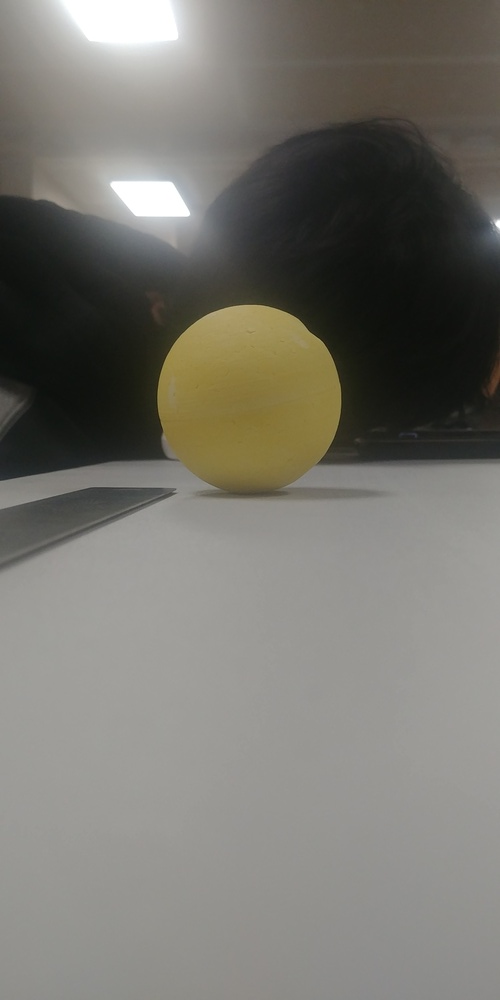
#> input picture PowerCellImages/12-in pic.jpg, 500 x 1000 px, shrunk from 2080 x 4160 before the run; its folder holds only this picture in this run
$ python 'TaskL_-_Cycle images power cells.py'   (older library calls are emulated)
#> lines starting #> are read from the running program, lines starting #| are printed output that depends on the picture; after the words box and inside, x2 and y2 are one past the last pixel; in counts of white or black regions, pixels touching at a corner belong together; long printed decimals are rounded
# This is a pseudo code file for Merge Robotics, 2020, Infinite Recharge
# This is task L - > Sample and Cycle Images in Folder.
# We are going to continue towards our objective of a tool for season kickoff
# This pseudo file is a reasonable attempt at cycling through a folder and
# displaying all the images (png or jpg only, our decision) navigating with up/down
# arrow keys, and exiting with esc key or q.


#L2 in brian branch can do different masking techniques

# imports
import numpy as np
import cv2
from pathlib import Path
import os
import glob

# select folder of interest
#folder = str(Path(__file__).parent.parent / 'CalibrationImages')
folder = "/Users/rachellucyshyn/Documents/GitHub/Vision2020-Competition/PowerCellImages"

# read and filter file names
filenames1 = glob.glob(folder + '/' + '*.[jJ][pP][gG]')
filenames2 = glob.glob(folder + '/' + '*.[jJ][pP][eE][gG]')
filenames3 = glob.glob(folder + '/' + '*.[pP][nN][gG]')
filenames = filenames1 + filenames2 + filenames3

# set index of files

i = 0

# begin loop
while(True):
    print('beginning of loop, i =', i)

    ## read file
    ##img = cv2.imread(filenames[i])

    ## display files
    ##cv2.imshow('img', img)

    #colours
    purple = (165, 0, 120)
    blue = (255, 0, 0)
    green = (0, 255, 0)
    red = (0, 0, 255)


    # load color image with string
    imgBGRInput = cv2.imread(filenames[i])
#> imgBGRInput is the input picture: shape (1000, 500, 3); mean B, G, R 110.7, 117.7, 119.6

    # display color image to screen
    cv2.imshow('Original Image', imgBGRInput) #window-title= what the window says at top

    # Convert BGR to HSV
    imgHSVinput = cv2.cvtColor(imgBGRInput, cv2.COLOR_BGR2HSV)
#> imgHSVinput: shape (1000, 500, 3); mean H, S, V 30.2, 24.7, 120.1

    # Define range of colour in HSV (colour wheel- hue divide by 2 cause python is weird)
    lower_yellow = np.array([10,100,100]) #hue/saturation/value (how much black or white)
    upper_yellow = np.array([40,255,255]) # 255= zero black zero white

    # Threshold the HSV image to get only yellow colors
    imgBinaryMask = cv2.inRange(imgHSVinput, lower_yellow, upper_yellow)
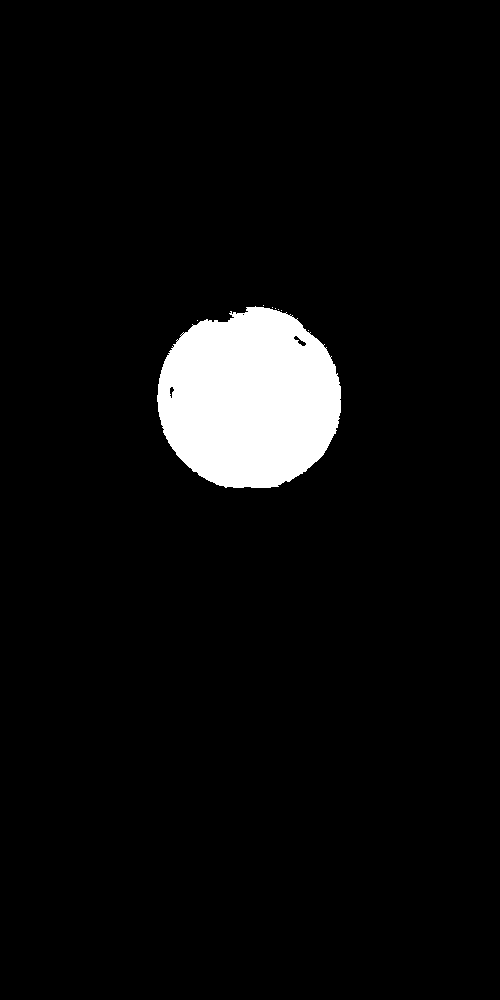
#> imgBinaryMask: shape (1000, 500); 5.2% white; 8 white regions (7 under 20 px)

    # Bitwise-AND mask and original image
    imgColorMask = cv2.bitwise_and(imgHSVinput,imgHSVinput, mask = imgBinaryMask) # frame = OG image
#> imgColorMask: shape (1000, 500, 3); mean H, S, V 1.2, 6.9, 7.3


    # display masked images
    #cv2.imshow('Rebecca',imgHSVinput)
    cv2.imshow('Binary Mask',imgBinaryMask)
    cv2.imshow('ColorMask',imgColorMask)


    #generate contours and display
    imgFindContours, contours, hierarchy = cv2.findContours(imgBinaryMask, cv2.RETR_TREE, cv2.CHAIN_APPROX_SIMPLE)
#> contours = 15 contours, 12 with area under 20; largest, box (x1, y1, x2, y2) and area: (157, 306, 341, 488) 25814, (293, 335, 307, 347) 60, (169, 386, 175, 399) 36
    imgShowMaths = imgBGRInput.copy()
    cv2.drawContours(imgBGRInput, contours, -1, (0,255,0), 20)# last parameter is width of line (0,255,0) is the colour greem
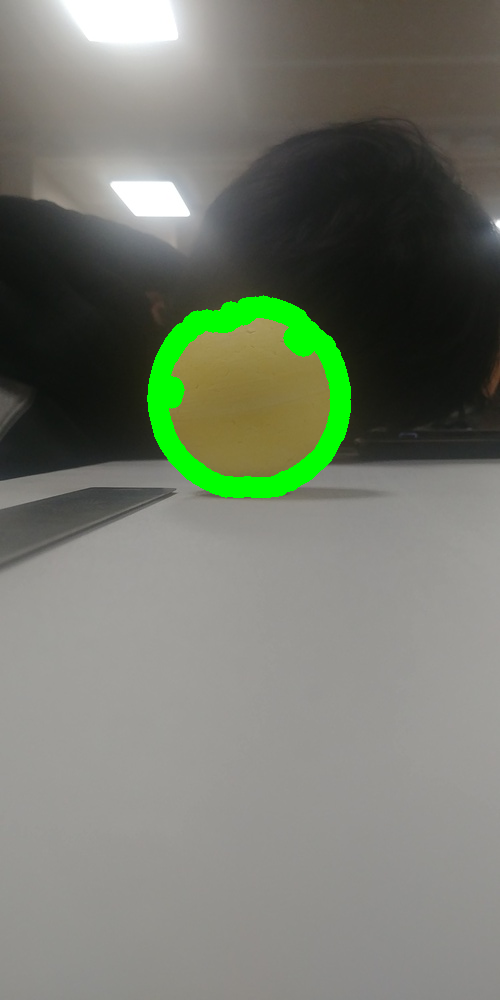
#> imgBGRInput: shape (1000, 500, 3); 2.65% of pixels changed, all inside (x1, y1, x2, y2) = (147, 295, 351, 498)
    print('found contours = ', len(contours), 'contours in image')
#| found contours =  15 contours in image


    cv2.imshow('imgBGRInput', imgBGRInput)

    #sort contours by area descending
    initialSortedContours = sorted(contours, key=cv2.contourArea, reverse = True)[:12] #reverse=order largest to smallest :12=largest 12
#> initialSortedContours = 12 contours, 9 with area under 20; largest, box (x1, y1, x2, y2) and area: (157, 306, 341, 488) 25814, (293, 335, 307, 347) 60, (169, 386, 175, 399) 36


    #calculate the moments and centroid
    cnt = contours[0]
#> cnt = [[308, 330]]
    print('original contour length = ', len(cnt))
#| original contour length =  1

    M = cv2.moments(cnt) #moments = help calculate some features
#> M = moments, m00 0
    #print( M )

    cx = 0
    cy = 0

    if abs(M['m00']) > 0:
        cx = int(M['m10']/M['m00'])
        cy = int(M['m01']/M['m00'])
        print('centroid = ',cx,cy)

    #parameters:begin coords, end coords, colour, width (from moments)
    cv2.line(imgShowMaths, (cx-10,cy-10), (cx+10, cy+10), (0,255,0),2) #draw lines from opposite corners
#> imgShowMaths: shape (1000, 500, 3); 0.01% of pixels changed, all inside (x1, y1, x2, y2) = (0, 0, 12, 12)
    cv2.line(imgShowMaths, (cx-10,cy+10), (cx+10, cy-10), (0,255,0),2)

    cv2.drawContours(imgShowMaths, cnt, -1, purple, 10)
#> imgShowMaths: shape (1000, 500, 3); mean B, G, R 110.7, 117.7, 119.5

    cv2.imshow('imgShowMaths', imgShowMaths)

    #area
    area = cv2.contourArea(cnt)
#> area = 0
    print('area = ', area) #in square pixels
#| area =  0.0

    #perimeter
    perimeter = cv2.arcLength(cnt,True)
#> perimeter = 0
    print('perimeter = ', perimeter)
#| perimeter =  0.0


    #trace a shape with jagged-so it can be detected as a square (target reconstruction)
    epsilon = 0.005*cv2.arcLength(cnt,True)
#> epsilon = 0
    approx = cv2.approxPolyDP(cnt,epsilon,True)
#> approx = [[308, 330]]
    #print('approx', approx)
    #cv2.drawContours(imgShowMaths, approx, -1, (255,0,0), 7)
    print('approx contour length = ', len(approx))
#| approx contour length =  1
    #cv2.imshow('approx over OG image', imgShowMaths) #put dots at corners


    #convex hull=perimeter of simplified object-checks a curve for convexity defects and corrects it
    hull = cv2.convexHull(cnt)
#> hull = [[308, 330]]
    #print('hull', hull)
    print('hull contour length = ', len(hull))
#| hull contour length =  1
    cv2.drawContours(imgShowMaths, hull, -1, red, 10)
#> imgShowMaths: shape (1000, 500, 3); mean B, G, R 110.7, 117.7, 119.6
    hull_area = cv2.contourArea(hull)
#> hull_area = 0

    if (hull_area) > 0:
        print('solidity from convex hull', float(area)/hull_area)

    # Check Convexity
    print('convexity is', cv2.isContourConvex(cnt))
#| convexity is False


    #straight bounding rectangle
    x,y,w,h = cv2.boundingRect(cnt)
#> x = 308; y = 330; w = 1; h = 1
    print('straight bounding rectangle =', (x,y), w,h)
#| straight bounding rectangle = (308, 330) 1 1
    cv2.rectangle(imgShowMaths,(x,y),(x+w,y+h),green,2)
#> imgShowMaths: shape (1000, 500, 3); mean B, G, R 110.7, 117.7, 119.6
    print('bounding rectangle aspect = ', float(w)/h) #make sure w is floating and result is floating
#| bounding rectangle aspect =  1.0
    print('bounding rectangle extend = ', float(area)/(w*h))
#| bounding rectangle extend =  0.0

    #truncate=get rid of (if it wasn't a float, the decimals would be truncated)


    #rotated rectangle
    rect = cv2.minAreaRect(cnt)
#> rect = ((308, 330), (0, 0), -90)
    print('rotated rectangle = ',rect)
#| rotated rectangle =  ((308.0, 330.0), (0.0, 0.0), -90.0)
    (x,y),(width,height), angleofrotation = rect
#> width = 0; height = 0; angleofrotation = -90
    box = cv2.boxPoints(rect)
#> box = [[308, 330], [308, 330], [308, 330], [308, 330]]
    box = np.int0(box)
    cv2.drawContours(imgShowMaths,[box],0,blue,2)
#> imgShowMaths: shape (1000, 500, 3); mean B, G, R 110.7, 117.7, 119.6

    if height > 0:
        print('minimum area rectangle aspect = ', float(width)/height)
        print('minimum area rectangle extent = ', float(area)/(width*height))

    # minimum enclosing circle
    (x,y), radius = cv2.minEnclosingCircle(cnt)
#> radius = 0.0001
    print('minimum enclosing circle = ', (x,y),radius)
#| minimum enclosing circle =  (308.0, 330.0) 9.999999747378752e-05
    center = (int(x),int(y))
#> center = (308, 330)
    radius = int(radius)
#> radius = 0
    cv2.circle(imgShowMaths,center,radius,green,2)
    equi_diameter = np.sqrt(4*area/np.pi)
#> equi_diameter = 0
    cv2.circle(imgShowMaths, (cx,cy), int(equi_diameter/2), purple, 3)
#> imgShowMaths: shape (1000, 500, 3); mean B, G, R 110.7, 117.7, 119.6


    # fitting an elipse
#> (the run stopped early here; a loop or call above may not have finished)

$ run again, on PowerCellImages/cell-02.jpeg
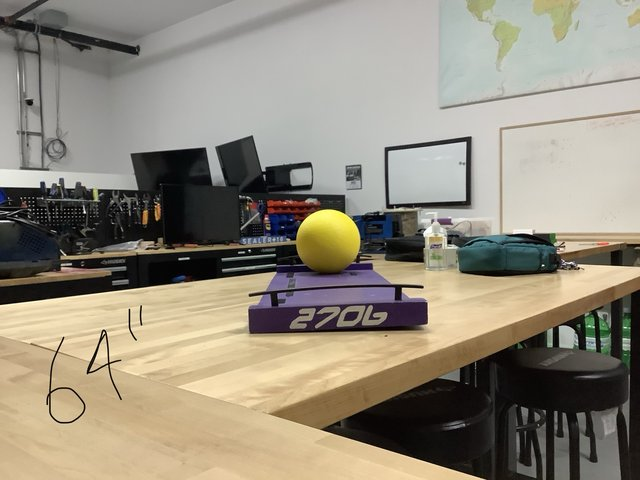
#> input picture PowerCellImages/cell-02.jpeg, 640 x 480 px
#> imgBGRInput is the input picture: shape (480, 640, 3); mean B, G, R 124.8, 140, 147.2
#> imgHSVinput: shape (480, 640, 3); mean H, S, V 37, 49.5, 149.2
#> `imgBinaryMask = cv2.inRange(imgHSVinput, lower_yellow, upper_yellow)`:
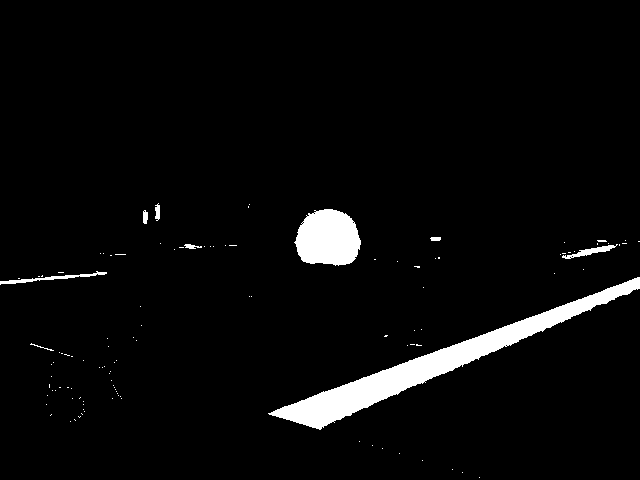
#> imgBinaryMask: shape (480, 640); 4% white; 113 white regions (104 under 20 px)
#> imgColorMask: shape (480, 640, 3); mean H, S, V 0.8, 5.5, 5.8
#> contours = 121 contours, 113 with area under 20; largest, box (x1, y1, x2, y2) and area: (268, 277, 640, 430) 7790, (294, 209, 361, 266) 2862, (0, 271, 107, 285) 211, (562, 244, 618, 259) 192, (155, 203, 160, 221) 46, (143, 210, 148, 224) 44, (184, 244, 202, 249) 32, (430, 237, 441, 241) 28
#> `cv2.drawContours(imgBGRInput, contours, -1, (0,255,0), 20)# last param..`:
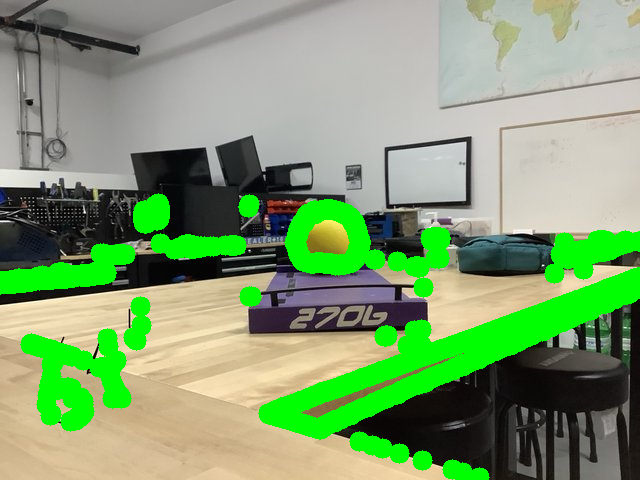
#> imgBGRInput: shape (480, 640, 3); 13.77% of pixels changed, all inside (x1, y1, x2, y2) = (0, 193, 640, 480)
#| found contours =  121 contours in image
#> initialSortedContours = 12 contours, 4 with area under 20; largest, box (x1, y1, x2, y2) and area: (268, 277, 640, 430) 7790, (294, 209, 361, 266) 2862, (0, 271, 107, 285) 211, (562, 244, 618, 259) 192, (155, 203, 160, 221) 46, (143, 210, 148, 224) 44, (184, 244, 202, 249) 32, (430, 237, 441, 241) 28
#> cnt = [[479, 477]]
#| original contour length =  1
#> M = moments, m00 0
#> area = 0
#| area =  0.0
#| perimeter =  0.0
#> approx = [[479, 477]]
#| approx contour length =  1
#| hull contour length =  1
#> hull_area = 0
#| convexity is False
#> x = 479; y = 477; w = 1
#| straight bounding rectangle = (479, 477) 1 1
#| bounding rectangle aspect =  1.0
#| bounding rectangle extend =  0.0
#> rect = ((479, 477), (0, 0), -90)
#| rotated rectangle =  ((479.0, 477.0), (0.0, 0.0), -90.0)
#> width = 0; angleofrotation = -90
#> box = [[479, 477], [479, 477], [479, 477], [479, 477]]
#> `(x,y), radius = cv2.minEnclosingCircle(cnt)`: radius = 0.0001
#| minimum enclosing circle =  (479.0, 477.0) 9.999999747378752e-05
#> center = (479, 477)
#> `radius = int(radius)`: radius = 0

$ run again, on PowerCellImages/cell-04.png
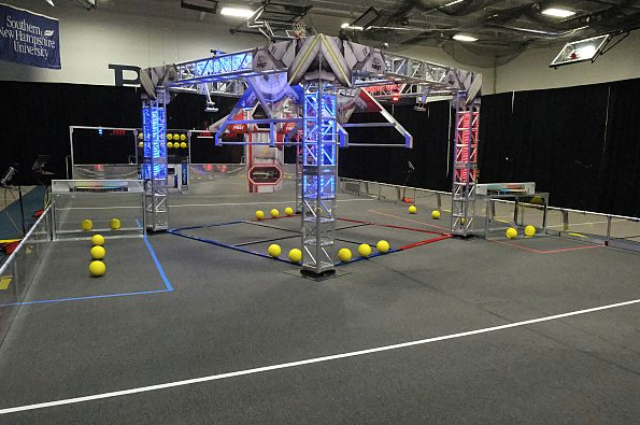
#> input picture PowerCellImages/cell-04.png, 640 x 425 px
#> imgBGRInput is the input picture: shape (425, 640, 3); mean B, G, R 83.4, 86.5, 87.9
#> imgHSVinput: shape (425, 640, 3); mean H, S, V 47.8, 38.2, 93
#> `imgBinaryMask = cv2.inRange(imgHSVinput, lower_yellow, upper_yellow)`:
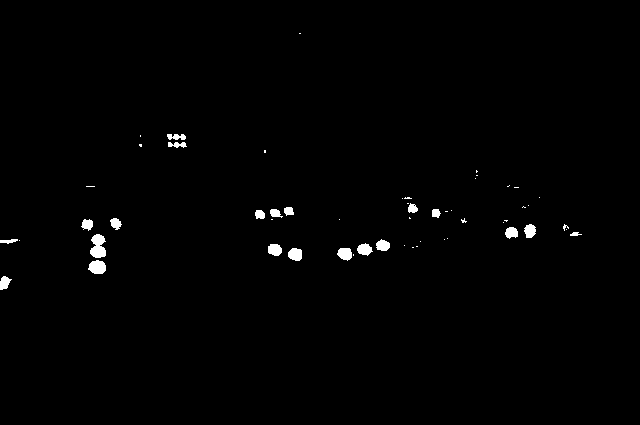
#> imgBinaryMask: shape (425, 640); 0.9% white; 55 white regions (34 under 20 px)
#> imgColorMask: shape (425, 640, 3); mean H, S, V 0.2, 1.6, 1.6
#> contours = 56 contours, 36 with area under 20; largest, box (x1, y1, x2, y2) and area: (90, 234, 106, 258) 245, (88, 260, 106, 274) 173, (337, 248, 352, 261) 129, (288, 248, 302, 261) 129, (268, 244, 282, 256) 118
#> imgBGRInput: shape (425, 640, 3); 7.32% of pixels changed, all inside (x1, y1, x2, y2) = (0, 23, 592, 300)
#| found contours =  56 contours in image
#> initialSortedContours = 12 contours; largest, box (x1, y1, x2, y2) and area: (90, 234, 106, 258) 245, (88, 260, 106, 274) 173, (337, 248, 352, 261) 129, (288, 248, 302, 261) 129, (268, 244, 282, 256) 118
#> cnt = contour of 19 points, box (x1, y1, x2, y2) (0, 276, 12, 290), area 91
#| original contour length =  19
#> M = moments, m00 91, centre m10/m00, m01/m00 = (4.23, 282.3)
#> cx = 4
#> cy = 282
#| centroid =  4 282
#> area = 91
#| area =  91.0
#> perimeter = 40.97
#| perimeter =  40.971
#> epsilon = 0.205
#> approx has the same summary as cnt
#| approx contour length =  19
#> hull = contour of 9 points, box (x1, y1, x2, y2) (0, 276, 12, 290), area 101
#| hull contour length =  9
#> hull_area = 101
#| solidity from convex hull 0.901
#| convexity is False
#> `x,y,w,h = cv2.boundingRect(cnt)`: x = 0; y = 276; w = 12; h = 14
#| straight bounding rectangle = (0, 276) 12 14
#| bounding rectangle aspect =  0.8571
#| bounding rectangle extend =  0.5417
#> rect = ((3.7, 283.1), (13.86, 9.39), -63.43)
#| rotated rectangle =  ((3.700, 283.100), (13.864, 9.391), -63.435)
#> `(x,y),(width,height), angleofrotation = rect`: x = 3.7; y = 283.1; width = 13.86; height = 9.39; angleofrotation = -63.43
#> `box = cv2.boxPoints(rect)`: box = [[4.8, 291.4], [-3.6, 287.2], [2.6, 274.8], [11, 279]]
#> `box = np.int0(box)`: box = [[4, 291], [-3, 287], [2, 274], [10, 279]]
#| minimum area rectangle aspect =  1.476
#| minimum area rectangle extent =  0.6989
#> `(x,y), radius = cv2.minEnclosingCircle(cnt)`: x = 4.84; y = 283.3; radius = 7.5
#| minimum enclosing circle =  (4.836, 283.270) 7.498
#> center = (4, 283)
#> `radius = int(radius)`: radius = 7
#> equi_diameter = 10.76
#> ellipse = ((4.06, 282.4), (9.41, 14.62), 31.88)
#> `(x,y),(majAxis,minAxis),angleofrotation = ellipse`: x = 4.06; y = 282.4; majAxis = 9.41; minAxis = 14.62; angleofrotation = 31.88
#| ellipse center, maj axis, min axis, rotation =  (4.061, 282.438) (9.405, 14.625) 31.876
#| ellipse aspect =  0.6431
#> `[vx,vy,x,y] = cv2.fitLine(cnt, cv2.DIST_L2,0,0.01,0.01)`: vx = [0.257]; vy = [-0.966]; x = [5.37]; y = [282.1]
#> lefty = 302
#> righty = -2104
#> slope = [-3.76]
#> intercept = [302.2]
#| fitLine y =  [-3.760] * x +  [302.239]
#> min_val = 0; max_val = 255; min_loc = (0, 0); max_loc = (299, 33)
#| min_val =  0.0
#| max_val =  255.0
#| min_loc =  (0, 0)
#| max_loc =  (299, 33)
#> mean_val1 = (77.27, 97.56, 79.92, 0)
#| mean value from input image =  (77.267, 97.563, 79.922, 0.0)
#> mean_val2 = (27.31, 175, 172.1, 0)
#| mean value from HSV and mask =  (27.315, 175.014, 172.068, 0.0)
#> mean_val3 = (0.246, 1.58, 1.55, 0)
#| mean value from colored mask =  (0.2464, 1.579, 1.552, 0.0)
#> leftmost = (0, 281)
#> rightmost = (11, 279)
#> topmost = (3, 276)
#> bottommost = (0, 289)
#> `cv2.circle(imgShowMaths, bottommost, 12, blue, -1)`:
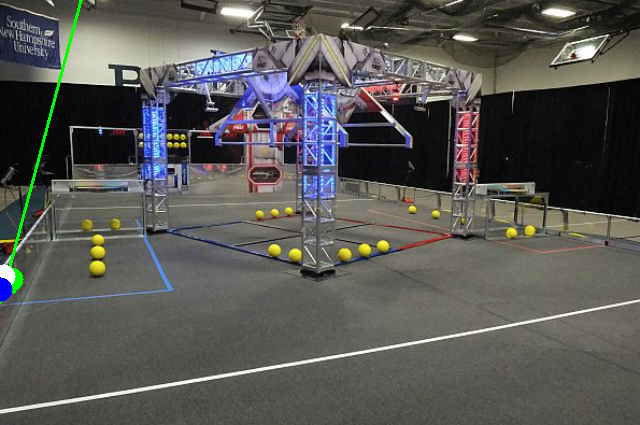
#> imgShowMaths: shape (425, 640, 3); mean B, G, R 83.5, 87.2, 87.6
#| extreme points (0, 281) (11, 279) (3, 276) (0, 289)
